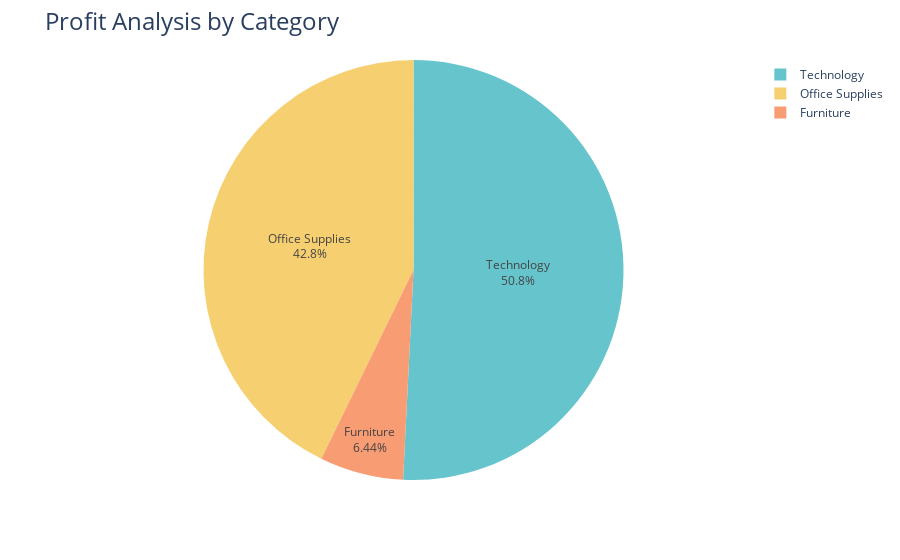

Notebook code for this chart:
### Code cell
fig=px.pie(profit_by_c,
          values="Profit",
          names="Category",
          color_discrete_sequence=px.colors.qualitative.Pastel)
fig.update_traces(textposition='inside', textinfo='percent+label')
fig.update_layout(title_text='Profit Analysis by Category', title_font=dict(size=24))

fig.show()

### Figure 1 — Plotly figure (JSON) as saved in the notebook; plotly's stock layout.template omitted (floating-point values rounded to 4 significant figures)
{"data": [{"domain": {"x": [0, 1], "y": [0, 1]}, "hovertemplate": "Category=%{label}<br>Profit=%{value}<extra></extra>", "labels": ["Furniture", "Office Supplies", "Technology"], "legendgroup": "", "name": "", "showlegend": true, "textinfo": "percent+label", "textposition": "inside", "type": "pie", "values": [18450.0, 122500.0, 145500.0]}], "layout": {"autosize": true, "legend": {"tracegroupgap": 0}, "margin": {"t": 60}, "piecolorway": ["rgb(102, 197, 204)", "rgb(246, 207, 113)", "rgb(248, 156, 116)", "rgb(220, 176, 242)", "rgb(135, 197, 95)", "rgb(158, 185, 243)", "rgb(254, 136, 177)", "rgb(201, 219, 116)", "rgb(139, 224, 164)", "rgb(180, 151, 231)", "rgb(179, 179, 179)"], "title": {"font": {"size": 24}, "text": "Profit Analysis by Category"}}}
